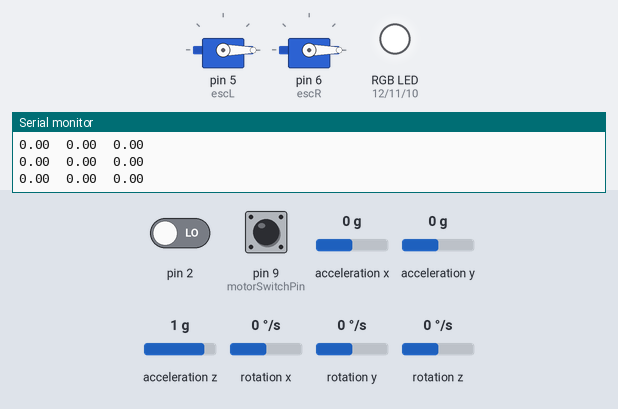
A sketch run on a simulated Arduino Uno, built with avr-gcc and run on an emulated ATmega328P. Shown: 2 × servo, an RGB LED mixed from three pins (HIGH = lit), the last lines printed to the serial monitor. The inputs (shaded band) are chosen by the test bench; at power-on: pin 9 (motorSwitchPin) LOW, acceleration y 0 g, pin 2 LOW, acceleration x 0 g, acceleration z 1 g, rotation x 0 °/s, rotation y 0 °/s, rotation z 0 °/s. The sensor or clock chip raises its interrupt line as the real part does.

Above: at 16.7 s.
16.8 s: pin 9 (motorSwitchPin) pulled HIGH for 0.15 s
At 16.88 s:
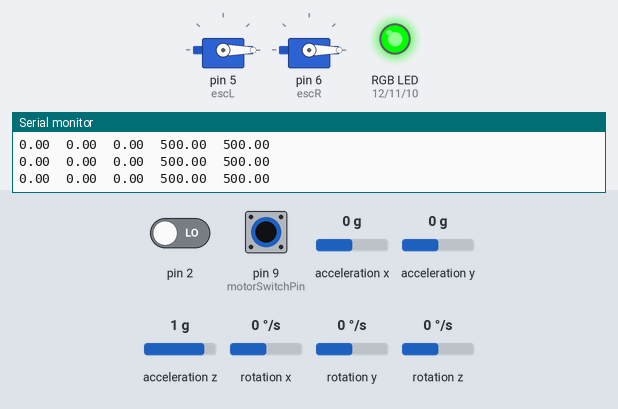
18.4 s: acceleration y set to -1.4 g
21.4 s: pin 9 (motorSwitchPin) pulled HIGH for 1 s
At 23.1 s:
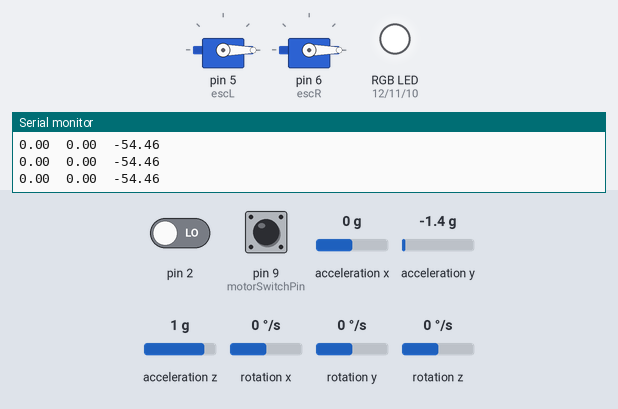
25.4 s: pin 9 (motorSwitchPin) pulled HIGH for 3.2 s
At 26.5 s:
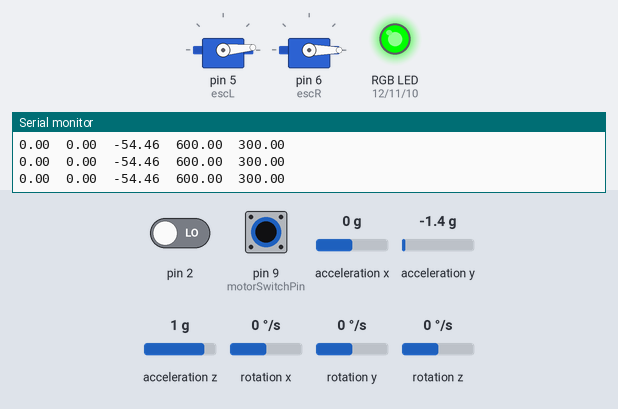
30.1 s: pin 2 driven HIGH and pin 9 (motorSwitchPin) driven HIGH
At 31.0 s:
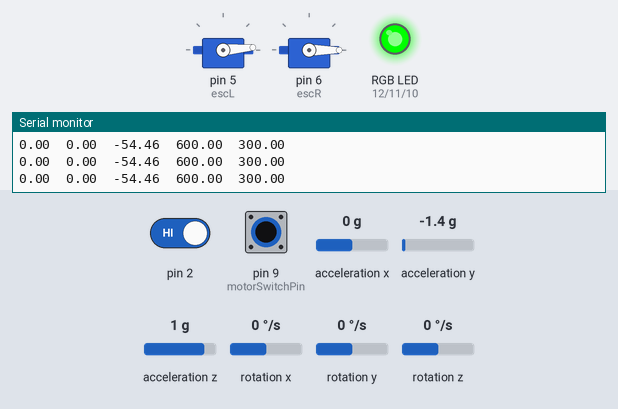
33.1 s: acceleration x set to -1.4 g
Timing chart, 0 to 36.1 s (numbered marks = the images above; inputs shaded):
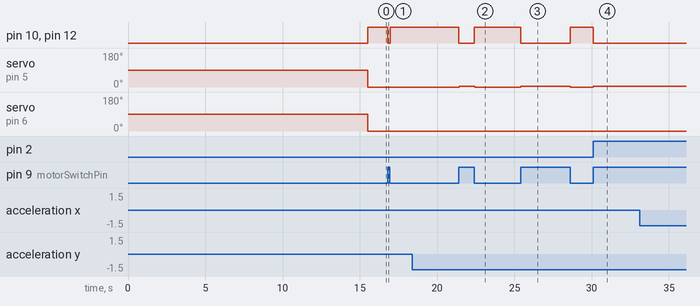

The sketch:

FlyDrone.ino
```cpp
#include <Servo.h>
#include <IMU.h>
#include <Drone.h>
#include <Control.h>

Drone myDrone(1, 2, 3, 4);
IMU imu;
Control pidL(5, 0, 0, 600, 300); //kp ki kd max min
Control pidR(5, 0, 0, 600, 300);
Servo escL;
Servo escR;

double ref = 0;
double throttle = 500;

int rightLED = 4;
int leftLED = 5;
int MPULED = 6;
bool MPUEngaged = false;
bool motorsEngaged = false;
int motorSwitchPin = 9;

int BluePin = 10;
int GreenPin = 11;
int RedPin = 12;

int usTrigPin = 3;
int usEchoPin = 4;
double duration;
double distance;

void setup()
{
  Serial.begin(115200);
  Serial.println("Arduino Sketch Start!");

  pinMode(RedPin, OUTPUT);
  pinMode(GreenPin, OUTPUT);
  pinMode(BluePin, OUTPUT);

  pinMode(usTrigPin, OUTPUT);
  pinMode(usEchoPin, INPUT);

  escL.attach(5);
  escR.attach(6);

  if (imu.initialSetup()) //waits for 15s for start up if successful on dmp initialization.
  {
    attachInterrupt(digitalPinToInterrupt(2), interruptFunc, RISING); //necessary for IMU to communicate.
    imu.getYPR();
    if (isnan(imu.ypr[0]))
    {
      Serial.print("Not a number");

    }

    MPUEngaged = true;
    goWhite();
  }
  else
  {
    //failed to start MPU
  }


}

void loop()
{
  if (MPUEngaged && motorsEngaged)
  {
    goGreen();
    goIMU();
    goPID();
  }
  else if (MPUEngaged && !motorsEngaged)
  {
    goWhite();
    goIMU();
    escR.writeMicroseconds(0);
    escL.writeMicroseconds(0);
  }
  else
  {
    escR.writeMicroseconds(0);
    escL.writeMicroseconds(0);
    goRed;
  }

  if (digitalRead(motorSwitchPin))
  {
    motorsEngaged = true;
  }
  else
  {
    motorsEngaged = false;
  }

  //goUltraSonic();
  Serial.print("\n");
}

void interruptFunc()
{
  imu.dmpDataReady();
}

void goIMU()
{
  imu.getYPR();
  Serial.print(imu.ypr[0]);
  Serial.print("\t");
  Serial.print(imu.ypr[1]);
  Serial.print("\t");
  Serial.print(imu.ypr[2]);
}
void goPID ()
{

  double outL = pidL.getOutput(imu.ypr[2], throttle, ref); //current, throttle, ref
  double outR = pidR.getOutput(-imu.ypr[2], throttle, -ref);

  Serial.print("\t");
  Serial.print(outL);
  Serial.print("\t");
  Serial.print(outR);
  //Serial.print("\n");

  escL.writeMicroseconds(outL);
  escR.writeMicroseconds(outR);


}
void goUltraSonic()
{
  digitalWrite(usTrigPin, LOW);
  delayMicroseconds(2);
  digitalWrite(usTrigPin, HIGH);
  delayMicroseconds(10);
  digitalWrite(usTrigPin, LOW);

  duration = pulseIn(usEchoPin, HIGH);
  distance = (duration / 2 * 0.034);
  Serial.println(distance);
}

//COLORS - RGB
void goRed()
{
  setColor(255, 0, 0);
}

void goGreen()
{
  setColor(0, 255, 0);
}
void goBlue()
{
  setColor(0, 0, 255);
}

void goWhite()
{
  setColor(255, 255, 255);
}

void goYellow()
{
  setColor(255, 255, 0);
}

void setColor(int red, int green, int blue)
{
  analogWrite(RedPin, red);
  analogWrite(GreenPin, green);
  analogWrite(BluePin, blue);
}
```

Measured:
- after the input at 16.8 s, pin 10 (BluePin), pin 12 (RedPin): HIGH → LOW at once, → HIGH 0.16 s later
- after the input at 21.4 s, pin 10 (BluePin), pin 12 (RedPin): HIGH → LOW at once, → HIGH 1.0 s later; servo on pin 5 (escL): 0° → 5° at once, → 0° 1.0 s later
- after the input at 25.4 s, pin 10 (BluePin), pin 12 (RedPin): HIGH → LOW at once, → HIGH 3.2 s later; servo on pin 5 (escL): 0° → 5° at once, → 0° 3.2 s later
- after the input at 30.1 s, pin 10 (BluePin), pin 12 (RedPin): HIGH → LOW at once; servo on pin 5 (escL): 0° → 5° at once
